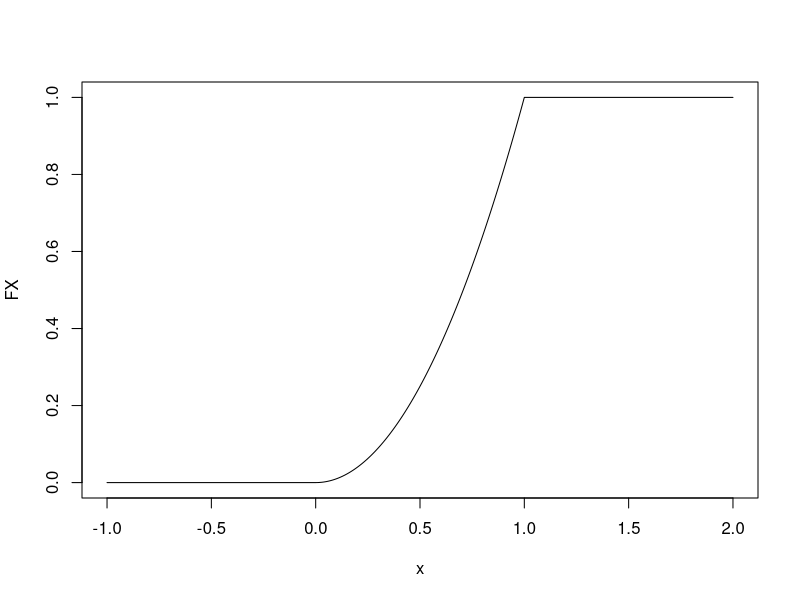
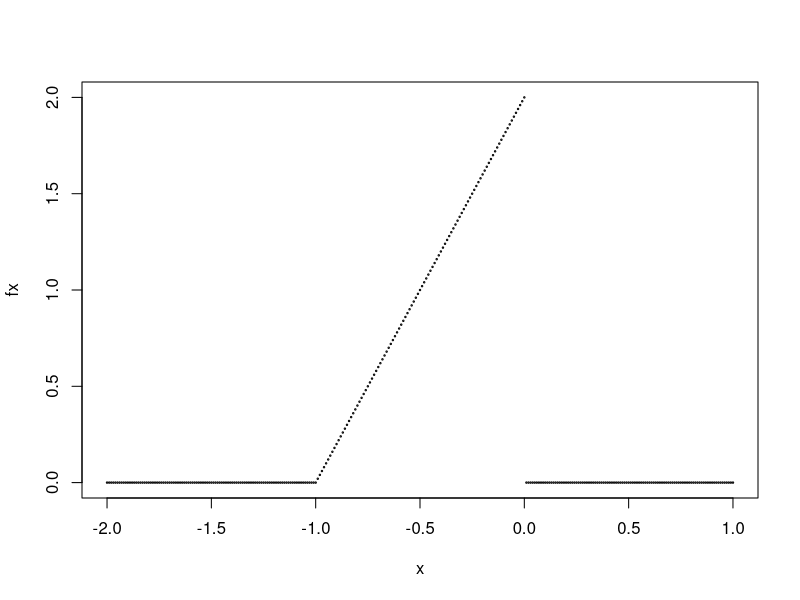
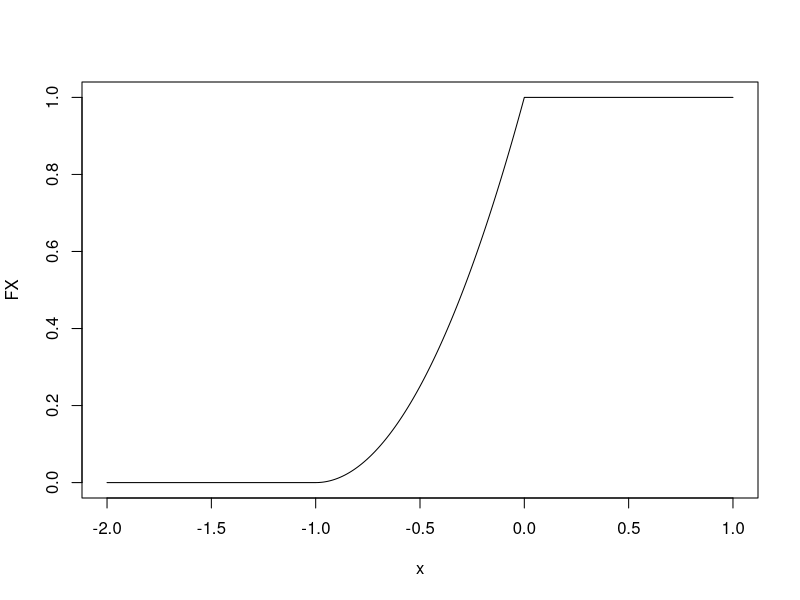
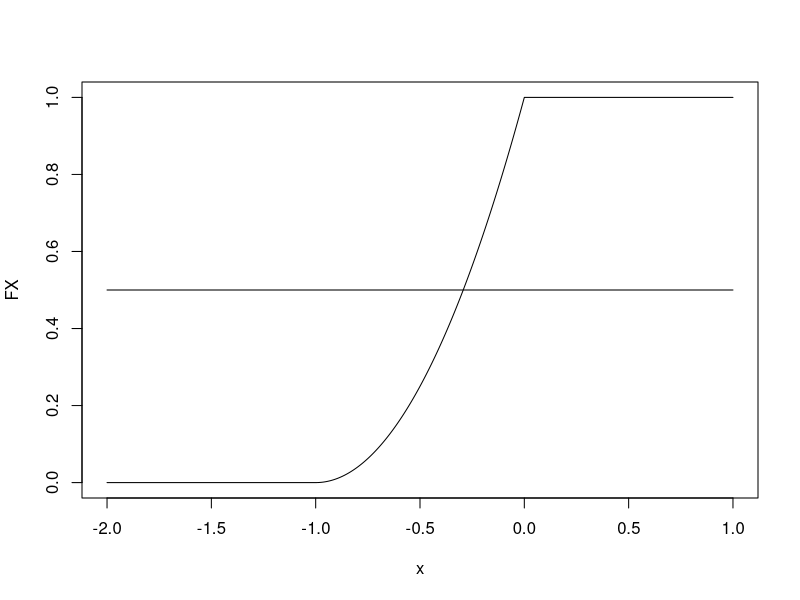
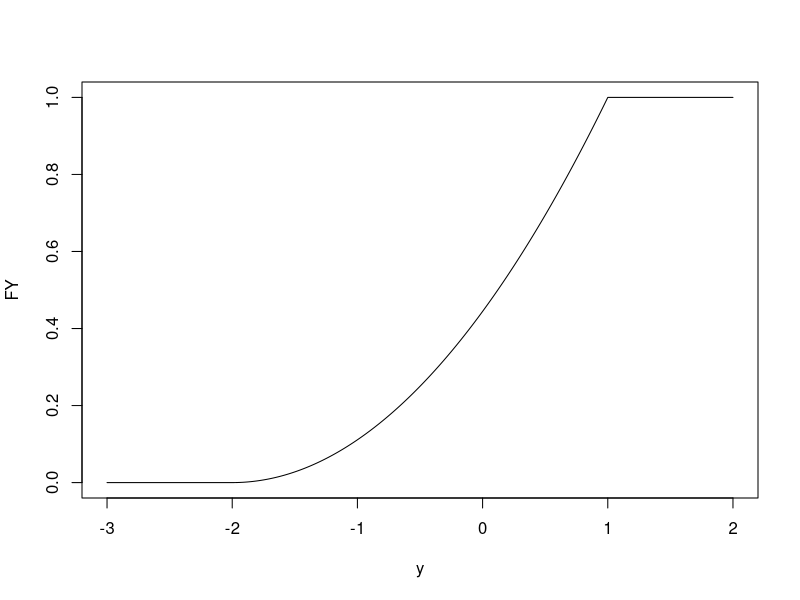
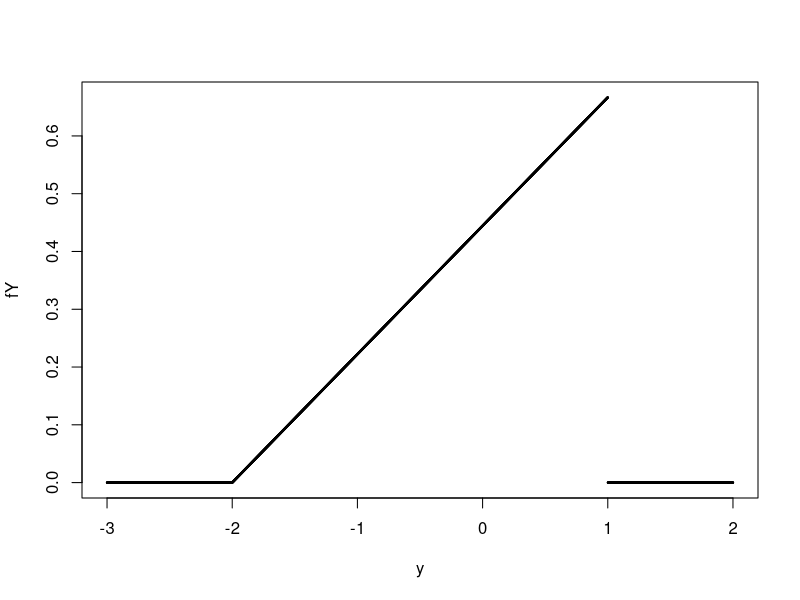
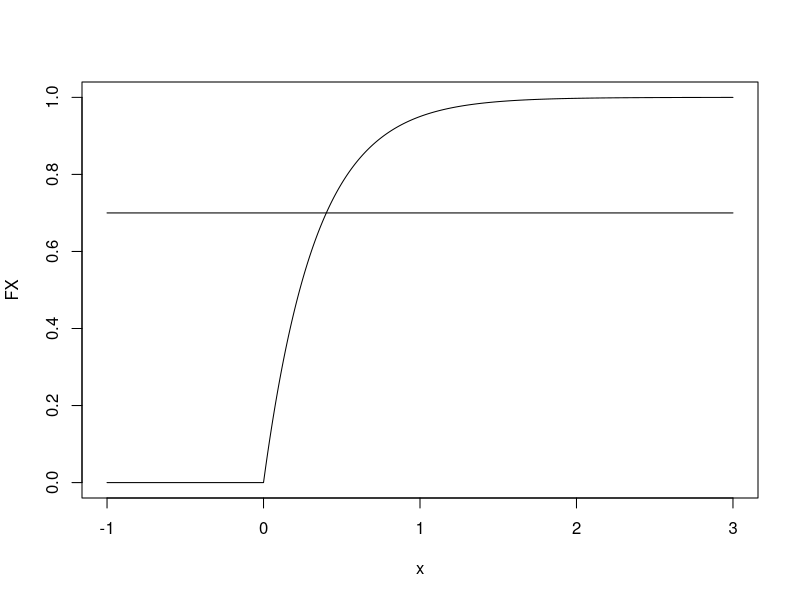

These charts were generated, in order, by the following R code:
# ......................................................................................
# .........................Cvičení 4 - Spojitá náhodná veličina.........................
# ..................Martina Litschmannová, Adéla Vrtková, Michal Béreš..................
# ......................................................................................

# Nezobrazuje-li se vám text korektně, nastavte File \ Reopen with Encoding... na UTF-8
# Pro zobrazení obsahu skriptu použijte CTRL+SHIFT+O
# Pro spouštění příkazů v jednotlivých řádcích použijte CTRL+ENTER

# **Obsah tohoto skriptu je pouze jako doplňující ilustrace k cvičení, není nutno znát
# ke zkoušce. Důležité je to umět spočítat ručně.**
# * Numerická integrace v Rku ####
# Rkovská funkce **integrate**
# integrate(f, a, b) = $\int_{a}^{b}f(x)dx$
# - **f** je Rková funkce (námi definovaná) která má jeden vstupní argument - vektor
# hodnot ve kterém má vrátit své hodnoty
# - **a** dolní integrační mez
# - **b** horní integrační mez


f = function(x){return(x*x)} # x^2
a = -1
b = 2
integrate(f, a, b)

#  Příklady ####
# * Příklad 1. ####
# Náhodná veličina X má distribuční funkci
# $F(x)=\begin{cases}
# 0    &      x \leq 0 \\
# cx^2 &  0 < x \leq 1 \\
# 1    &  1 < x
# \end{cases}$
# Jaké hodnoty může nabývat konstanta c?


# derovací F(x) získáme hustotu pravd. f(x)
# příslušná hustota pravděpodobnosti na intrvalu <0,1>
f = function(x){return(2*x)} # f(x) = 2x
a = 0
b = 1
integrate(f, a, b)$value

# c = 1, proto distribuční funkce vypadá takto:
F.dist = function(x){
    res = x*x     # x^2
    res[x<=0] = 0 # 0 pro x<=0
    res[x>1] = 1  # 1 pro x>1
    return(res)
}

x = seq(from = -1, to = 2, by = 0.01) # body na ose x
FX = F.dist(x) # hodnoty F(x)
plot(x, FX, type = 'l') # vykreslit jako čáru

# * Příklad 2. ####
# Rozdělení náhodné veličiny X je dáno hustotou
# $f(x)=\begin{cases}
# 2x+2 & x \in <-1;0> \\
# 0    & x \notin <-1;0>
# \end{cases}$
# Určete:
# ** 2. a) ####
# $F(x)$,


f.dens = function(x){
    res = 2*x + 2 
    # pozor na x<-1 protože '<-' je v rku přiřazení
    res[x < -1] = 0 # 0 pro x<=0
    res[x > 0] = 0  # 1 pro x>1
    return(res)
}

x = seq(from = -2, to = 1, by = 0.01) # body na ose x
fx = f.dens(x) # hodnoty f(x)
plot(x, fx, cex=0.2) # vykreslit tečky (cex je velikost)

F.dist = function(x){
    res = x*x+2*x+1     # x^2+2x+1
    res[x < -1] = 0 # 0 pro x<=0
    res[x > 0] = 1  # 1 pro x>1
    return(res)
}

x = seq(from = -2, to = 1, by = 0.01) # body na ose x
FX = F.dist(x) # hodnoty f(x)
plot(x, FX, type='l') # vykreslit tečky (cex je velikost)

# ** 2. b) ####
# P(−2 ≤ X ≤ −0.5), P(−2 ≤ X ≤ −1), P(X > 0.5), P(X = 0.3)


# P(−2 ≤ X ≤ −0.5)
integrate(f.dens, -2, -0.5)$value
integrate(f.dens, -1, -0.5)$value

# P(−2 ≤ X ≤ −1)
integrate(f.dens, -2, -1)$value

# P(X > 0.5)
integrate(f.dens, 0.5, 1e16)$value # tohle nebude vždy fungovat

# P(X = 0.3)
integrate(f.dens, 0.3, 0.3)$value
# je jasné že tato pravděpodobnost je 0
# odpovídá integrálu s a=b tedy s nulovou velikostí na ose x

# ** 2. c) ####
# střední hodnotu, rozptyl a směrodatnou odchylku náhodné veličiny X.


# E(X)
x_fx = function(x){
    fx = f.dens(x)
    return(x*fx)
} 
# integrujeme jen tam kde víme, že je f(x) nenulová
E_X = integrate(x_fx, -1, 0)$value
E_X
-1/3

# E(X^2)
xx_fx = function(x){
    fx = f.dens(x) 
    return(x*x*fx)
} 
# integrujeme jen tam kde víme, že je f(x) nenulová
E_XX = integrate(xx_fx, -1, 0)$value
E_XX
1/6

# D(X)
D_X = E_XX - E_X^2
D_X
1/18

# sigma(x)
std_X = sqrt(D_X)
std_X
sqrt(2)/6

# ** 2. d) ####
# modus $\hat{x}$


# modus = 0 

# ** 2. e) ####
# medián $x_{0,5}$


x = seq(from = -2, to = 1, by = 0.001) # body na ose x
FX = F.dist(x)
plot(x, FX, type='l')
lines(c(-2, 1),c(0.5, 0.5))

x[FX >= 0.5][1] # první prvek z x pro který F(x)>=0.5
(-2+sqrt(2))/2

# * Příklad 3. ####
# Náhodná veličina Y je definována jako: Y = 3X+1, kde X je náhodná veličina z
# předcházejícího
# příkladu. Určete:
# ** 3. a) ####
# $F_Y(y)$


FY.dist = function(y){
    # spočteno ze vztahu FY(y) = P(Y < y) = P(3X + 1 < y) = ...
    x = (y-1)/3 
    FY = F.dist(x)
    return(FY)
}
y = seq(from = -3, to = 2, by = 0.001) # body na ose x
FY = FY.dist(y)
plot(y, FY, type='l')

# ** 3. b) ####
# $f_Y(y)$


# derivace F_Y
fY.dens = function(y){
    res = 2/9*(y + 2) 
    res[y < -2] = 0 # 0 pro x<-2
    res[y > 1] = 0  # 1 pro x>1
    return(res)
}
integrate(fY.dens,-2,1)$value # kontrola celkového integrálu
y = seq(from = -3, to = 2, by = 0.001) # body na ose x
fY = fY.dens(y)
plot(y, fY, cex=0.2)

# ** 3. c) ####
# E(Y), D(Y), σ(Y)


# E(Y)
y_fy = function(y){
    fy = fY.dens(y)
    return(y*fy)
} 
# integrujeme jen tam kde víme, že je f(y) nenulová
E_Y = integrate(y_fy, -2, 1)$value
E_Y
0

# alternativně
E_Y = 3*E_X + 1
E_Y

# E(Y^2)
yy_fy = function(y){
    fy = fY.dens(y)
    return(y*y*fy)
} 
# integrujeme jen tam kde víme, že je f(y) nenulová
E_YY = integrate(yy_fy, -2, 1)$value
E_YY
1/2

# D(Y)
D_Y = E_YY - E_Y^2
D_Y
1/2

# alternativně
D_Y = 3^2*D_X
D_Y

# sigma(Y)
sqrt(D_Y)
sqrt(2)/2

# * Příklad 4. (není ze sbírky) ####
# Spočtěte $\omega$ takové, aby náhodná veličina X s hustotou pravděpodobnosti:
# $f(x)=\begin{cases}
# 0 & x < 0 \\
# 3e^{-3x}    & x \geq 0
# \end{cases}$ 
# byla s pravděpodobností 0.3 větší než $\omega$


F.dist = function(x){
    res = 1 - exp(-3*x)
    res[x < 0] = 0 # 0 pro x<=0
    return(res)
}

x = seq(from = -1, to = 3, by = 0.001) # body na ose x
FX = F.dist(x)
plot(x, FX, type='l')
lines(c(-1, 3),c(0.7, 0.7))

x[FX >= 0.7][1]

-1/3*log(0.3)



